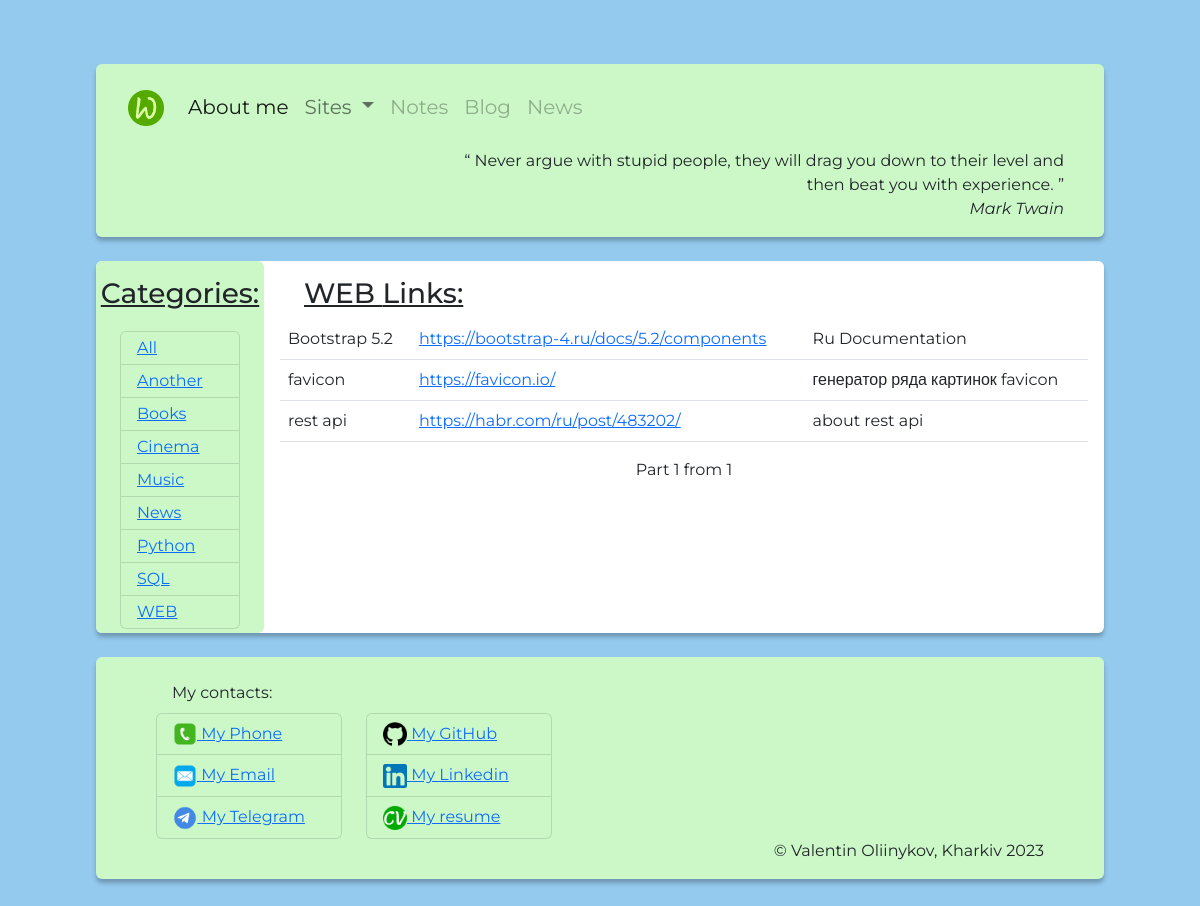
Page /notes/sites/WEB on the earlier database version.
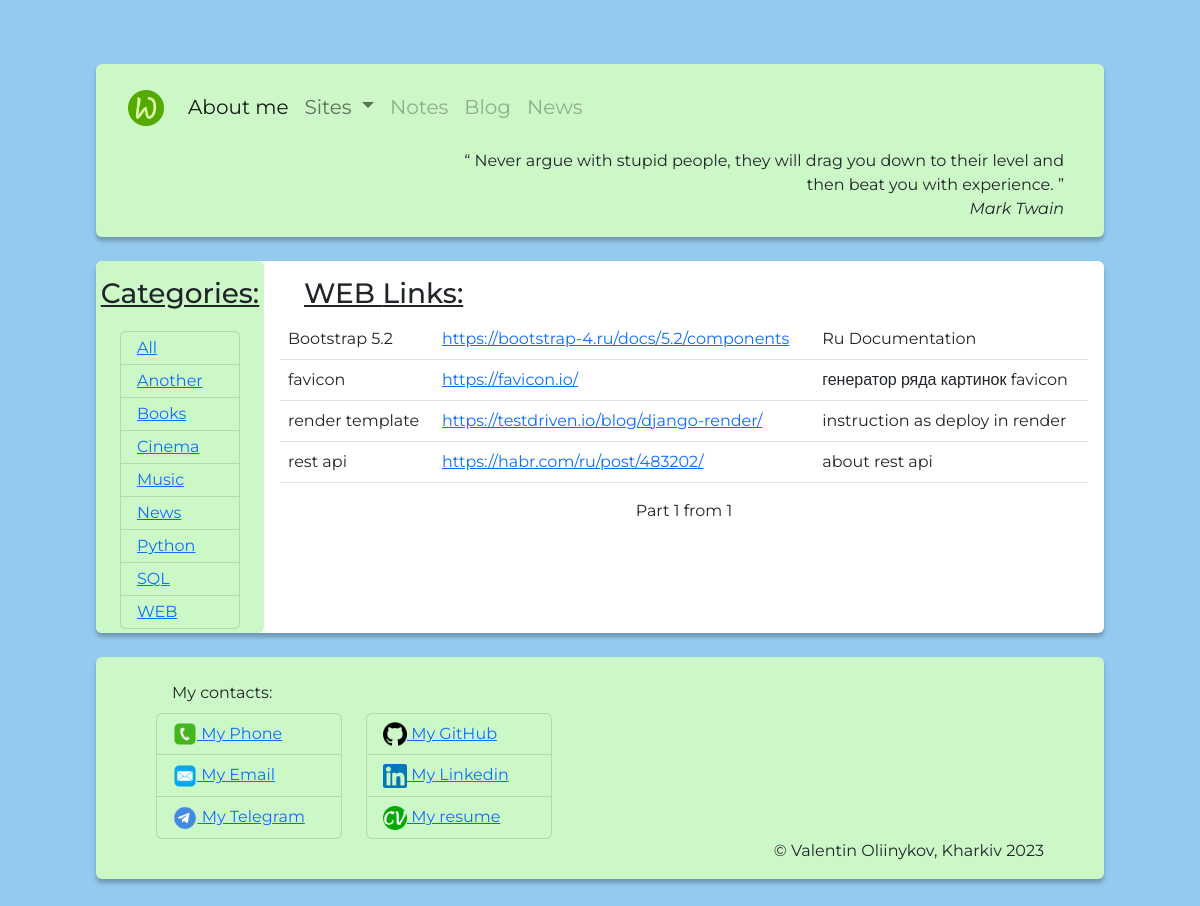
Same page on the later database version.
### notes/models.py (models this page shows, shortened)
class Category(models.Model):
    name = models.CharField(max_length=150)
    class Meta:
        verbose_name = "Category"
        verbose_name_plural = "Categories"
        db_table = "categories"
        ordering = ["name",]

class SiteNote(models.Model):
    title = models.CharField(max_length=150)
    url = models.URLField(unique=True, null=False)
    description = models.TextField(null=True, blank=True)
    category = models.ForeignKey(
        Category,
        on_delete=models.CASCADE,
        related_name="sites",
    )
    created_at = models.DateTimeField(auto_now=True)
    class Meta:
        db_table = "sites_notes"
        ordering = ["created_at", "title", "url"]
    @classmethod
    def get_by_category(cls, category_name):
        query = """
            SELECT
                sn.id as id,
                sn.title as title,
                sn.url as url,
                sn.description as description,
                sn.created_at as created_at
            FROM sites_notes as sn
            JOIN categories as c
            ON sn.category_id = c.id
            WHERE c.name = %s
            ORDER BY sn.title
        """
        with connection.cursor() as cursor:
            cursor.execute(query, [category_name])
            rows = cursor.fetchall()
        return [
            {
                'id': row[0],
                'title':row[1],
                'url':row[2],
                'description':row[3],
                "created_at":row[4]
            }
            for row in rows]

### notes/views.py (the view)
# urls.py: path("sites/", vn.sites_all),
@http.require_safe
def sites_all(request, category_name=''):
    if not category_name or category_name == "All":
        sites = SiteNote.objects.all()
    else:
        sites = SiteNote.get_by_category(category_name)
    paginator = Paginator(sites, 7)
    if 'page' in request.GET:
        page_num = request.GET["page"]
    else:
        page_num = 1
    page = paginator.get_page(page_num)     # get current page
    sites_on_page = page.object_list
    return render(
        request,
        template_name="notes/sites.html",
        context={
            "title": f"{category_name} Links",
            "sites": sites_on_page,
            "category": category_name,
            'page': page,
        }
    )

### components/quotes.py (called while the page is built)
def get_json_data(path_):
    with open(path_, 'r') as json_object:
        json_data = json.load(json_object)
    return json_data

def random_quote(path = path_to_json):
    try:
        quotes = get_json_data(path)
        return random.choice(quotes)
    except FileNotFoundError as fnfe:
        print(fnfe)
        return

### notes/midlewares.py (called while the page is built)
def categories_sites(request):
    return {"categories": Category.objects.all()}

def quotes_random(request):
    path_to_json = DATABASES_QUOTER
    return {'random_quote': random_quote(path_to_json)
    }

### templates/notes/sites.html (shortened to what this page needs)
{% extends "base.html" %}
{% block content %}
<div class="col-2 back_color rounded text-truncate ">
    <h3 class="text-center text-decoration-underline mt-2 py-2 overflow-auto">Categories:</h3>
    <ul class="list-group py-1 back_color mx-4 overflow-auto">
        <li class="list-group-item py-1 back_color">
            <a href="{% url 'site_category' category_name='All' %}">All</a>
        </li>
        {% for cat in categories%}
        <li class="list-group-item py-1 back_color">
            <a href="{% url 'site_category' category_name=cat.name %}">{{ cat.name }}</a>
        </li>
        {% endfor %}
    </ul>
</div>
<div class="col m-3 overflow-auto">
    <h3 class="text-decoration-underline mx-4 ">{{category}} Links:</h3>
    <table class="table">
        {% for site in sites %}
        <tr>
            <td>{{site.title}}</td>
            <td>
                <a href="{{site.url}}" target="_blank">{{site.url}}</a>
            </td>
            <td>
                {{site.description}}
            </td>
        </tr>
        {% endfor %}
    </table>
    <div class="text-center">
        Part {{ page.number }} from {{ page.paginator.num_pages }}
    </div>
</div>
{% endblock %}

### templates/base.html (shortened to what this page needs)
<!DOCTYPE html>
{% load static %}
<html>
<head>
    <link href="https://cdn.jsdelivr.net/npm/bootstrap@5.2.3/dist/css/bootstrap.min.css" rel="stylesheet">
    <link rel="stylesheet" href="{% static 'styles.css' %}">
</head>
<header>
    <div class="header-wrapper rounded my-4">
        {% include "base_components/navigation.html" %}
        {% include "base_components/rand_quotes.html" %}
    </div>
</header>
<body>
    <div class="main_wrapper rounded my-4">
        {% block content %}{% endblock %}
    </div>
</body>
<footer class="footer-wrapper rounded my-4">
    {% include "base_components/footer.html"%}
</footer>
</html>

### templates/base_components/navigation.html (shortened to what this page needs)
{% load static %}
<nav class="navbar navbar-expand-lg nav_position">
    <div class="container-fluid px-8">
        <a class="navbar-brand" href="/">
            <img src="{% static 'media/favicon_io/android-chrome-512x512.png' %}" alt="logo" width="36"
                class="d-inline-block align-text-top">
        </a>
        <div class="collapse navbar-collapse fs-5" id="navbarSupportedContent">
            <ul class="navbar-nav me-auto mb-2 mb-lg-0">
                <li class="nav-item">
                    <a class="nav-link active" aria-current="page" href="/">
                        About me
                    </a>
                </li>
                <li class="nav-item dropdown">
                    <a class="nav-link dropdown-toggle" role="button" data-bs-toggle="dropdown" aria-expanded="false"
                        href="/notes/sites/">
                        Sites
                    </a>
                </li>
                <li class="nav-item">
                    <a class="nav-link disabled" href="/notes">
                        Notes
                    </a>
                </li>
                <li class="nav-item ">
                    <a class="nav-link disabled" href="#">
                        Blog
                    </a>
                </li>
                <li class="nav-item ">
                    <a class="nav-link disabled" href="#">
                        News
                    </a>
                </li>
            </ul>
        </div>
    </div>
</nav>

### templates/base_components/rand_quotes.html
<div class="container-fluid">
    <div class="row gx-3 nav_position">
        {% if random_quote %}
        <div class="col mb-3"></div>
        <div class="col-sm-8 mb-3 text-end">
            <q> {{random_quote.0}} </q>
            <br>
            <cite> {{random_quote.1}} </cite>
        </div>
        {% else %}
        <p class="text-end">
            Well, and what you want?
        </p>
        {% endif %}
    </div>
</div>

### templates/base_components/footer.html
{% load static %}
<div class="container text-center">
    <div class="col-6">
        <div class="px-5 pt-3 text-start row">
            <span class="text-start mx-3 my-2">My contacts:</span>
            <div class="col">
                <ul class="list-group col">
                    <li class="list-group-item back_color">
                        <a href="tel:+380661426340">
                            <img src="{% static '/media/icons/tel.png' %}" alt="phone_icon" height="24">
                            My Phone
                        </a>
                    </li>
                    <li class="list-group-item back_color">
                        <a href="mailto: valoliinykov.work@gmail.com">
                            <img src="{% static 'media/icons/mail.png' %}" alt="mail_icon" height="24">
                            My Email
                        </a>
                    </li>
                    <li class="list-group-item back_color">
                        <a href="https://t.me/val_olein">
                            <img src="{% static '/media/icons/telegram.png' %}" alt="telegram_icon" height="24">
                            My Telegram
                        </a>
                    </li>
                </ul>
            </div>
            <div class="col">
                <ul class="list-group">
                    <li class="list-group-item back_color">
                        <a href="https://github.com/mertwec">
                            <img src="{% static '/media/icons/gith.png' %}" alt="github_icon" height="24">
                            My GitHub
                        </a>
                    </li>
                    <li class="list-group-item back_color">
                        <a href="https://www.linkedin.com/in/valentin-oliinykov">
                            <img src="{% static '/media/icons/linkedin.png' %}" alt="linkedin_icon" height="24">
                            My Linkedin
                        </a>
                    </li>
                    <li class="list-group-item back_color">
                        <a href="{% static '/media/downloads/CV.pdf' %}" download="val_oliinykov.pdf">
                            <img src="{% static '/media/icons/resume.png' %}" alt="linkedin_icon" height="24">
                            My resume
                        </a>
                    </li>
                </ul>
            </div>
        </div>
    </div>
    <p class="text-end me-5">© Valentin Oliinykov, Kharkiv 2023</p>
</div>

### notes/static/styles.css (style rules this page uses)
:root { --all_width: 90%; --back_color: rgb(204, 248, 200); }
body { font-family: "Montserrat", sans-serif; padding: 40px 40px 40px 40px; background-color: rgb(148, 202, 238); background-image: url("/static/media/background_forest.jpeg"); background-repeat: space; background-position: center; background-attachment: fixed; background-size: 100%; }
.main_wrapper { display: flex; background: white; width: var(--all_width); margin: 0 auto; box-shadow: 0px 4px 4px rgba(0, 0, 0, 0.25); }
.header-wrapper { display: flex; flex-direction: column; background: var(--back_color); width: var(--all_width); margin: 0 auto; box-shadow: 0px 4px 4px rgba(0, 0, 0, 0.25); }
.footer-wrapper { display: flex; flex-direction: row; background: var(--back_color); width: var(--all_width); margin: 0 auto; box-shadow: 0px 4px 4px rgba(0, 0, 0, 0.25); }
.back_color { background-color: var(--back_color); }
.nav_position { margin: 10px 20px 0px 20px; }

Differences in the rows shown:
added SiteNote: title "render template", url "https://testdriven.io/blog/django-render/", description "instruction as deploy in render"
